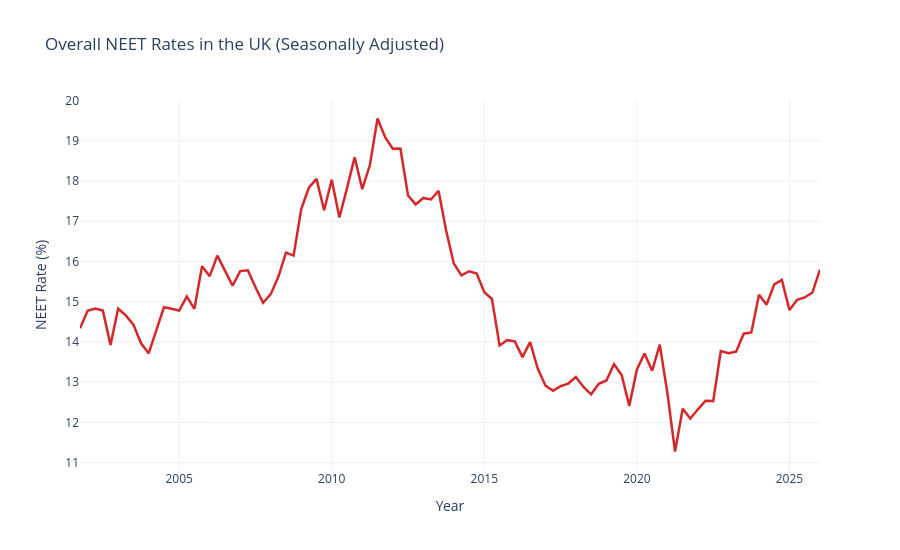

This figure's notebook cell:
### Markdown cell above
## NEET rates

Next, the headline NEET (Not in Education, Employment or Training) rate for 18-24 year olds over time.

### Code cell
col_neet_1824 = find_col(df_neet_people, "18-24", "NEET as a percentage")

fig_neet_overall = go.Figure(data=[
    line_trace(df_neet_people['Year_Fraction'], df_neet_people[col_neet_1824],
               'Aged 18-24 NEET Rate', '#d62728', width=2.5)
])
style_figure(fig_neet_overall, 'Overall NEET Rates in the UK (Seasonally Adjusted)', 'NEET Rate (%)')
fig_neet_overall.show()
